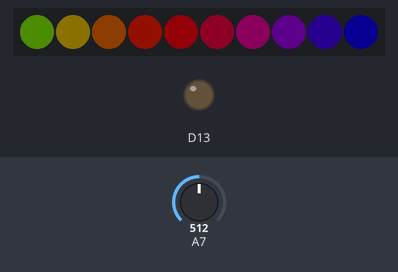
Simulated run of this sketch. Board: Adafruit Circuit Playground Express. Shown: 10 RGB LEDs in strip order, left to right, output pins drawn as LEDs (lit = HIGH). The inputs (shaded band) are chosen by the test bench; at power-on: A7 = 512. Dim RGB values are drawn brighter than linear.

Above: at 0.1 s.
At 9.41 s:
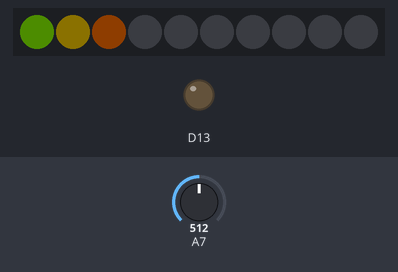

Measured:
- by itself, everything shown: repeats every 9.5 s, in 5 steps
- what the display in image 0 shows lasts 8.9 s, from 0.1 s to 9.0 s

The sketch:

seismo_circuit_playground_v1.ino
```cpp
/*
  super simple seismograph code.
  basically it just listens to analog pin 7 (#6 on the board)
  the code is designed to be absolutely bare minimum.
  students are encouraged to hack this to make it more interesting.

  arlo emerson, 2016
 */
#include <Adafruit_CircuitPlayground.h>

static int mSensorCeiling = 22; //change this to affect sensitivity of LED display based on the sensor reading
static int mDecay = 50; //millis that each LED will stay lit before turning off

void setup()
{
  Serial.begin(9600);
  CircuitPlayground.begin();
  CircuitPlayground.clearPixels();
}

int mPreviousMax = 0;

void loop()
{
  int sensorReading = analogRead(A7);
  int maxAmount = map(sensorReading, 0, mSensorCeiling, 0, 8  );

  for (int i=mPreviousMax;i>=0;i--)
  {
    CircuitPlayground.strip.setPixelColor(i, 0,0,0 );
    CircuitPlayground.strip.show();
    delay(mDecay);
  }

  for (int i=0;i<=maxAmount;i++)
  {
    CircuitPlayground.strip.setPixelColor(i, Wheel(   map(i, 0, 8, 30, 150)   )  );
    CircuitPlayground.strip.show();
  }

  mPreviousMax = maxAmount;
  delay(10);
}


// swiped from the demo/example...
// Input a value 0 to 255 to get a color value.
// The colours are a transition r - g - b - back to r.
uint32_t Wheel(byte WheelPos) {
  if(WheelPos < 85) {
    return CircuitPlayground.strip.Color(WheelPos * 3, 255 - WheelPos * 3, 0);
  }
  else if(WheelPos < 170) {
    WheelPos -= 85;
    return CircuitPlayground.strip.Color(255 - WheelPos * 3, 0, WheelPos * 3);
  }
  else {
    WheelPos -= 170;
    return CircuitPlayground.strip.Color(0, WheelPos * 3, 255 - WheelPos * 3);
  }
}
```
